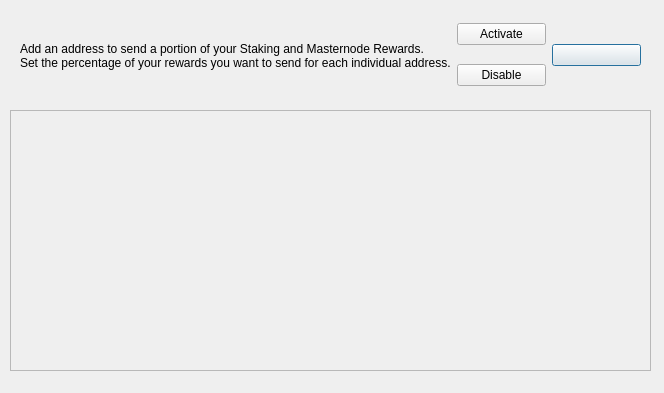
<?xml version="1.0" encoding="UTF-8"?>
<ui version="4.0">
 <class>MultiSendConfigDialog</class>
 <widget class="QDialog" name="MultiSendConfigDialog">
  <property name="geometry">
   <rect>
    <x>0</x>
    <y>0</y>
    <width>664</width>
    <height>393</height>
   </rect>
  </property>
  <property name="windowTitle">
   <string>MultiSend</string>
  </property>
  <widget class="QScrollArea" name="addAddressScrollArea">
   <property name="geometry">
    <rect>
     <x>10</x>
     <y>110</y>
     <width>641</width>
     <height>261</height>
    </rect>
   </property>
   <property name="sizePolicy">
    <sizepolicy hsizetype="Preferred" vsizetype="Expanding">
     <horstretch>0</horstretch>
     <verstretch>0</verstretch>
    </sizepolicy>
   </property>
   <property name="widgetResizable">
    <bool>true</bool>
   </property>
   <widget class="QWidget" name="addAddressWidget">
    <property name="geometry">
     <rect>
      <x>0</x>
      <y>0</y>
      <width>639</width>
      <height>259</height>
     </rect>
    </property>
    <layout class="QVBoxLayout" name="verticalLayout_5">
     <item>
      <layout class="QVBoxLayout" name="addressList"/>
     </item>
     <item>
      <spacer name="verticalSpacer">
       <property name="orientation">
        <enum>Qt::Vertical</enum>
       </property>
       <property name="sizeHint" stdset="0">
        <size>
         <width>20</width>
         <height>40</height>
        </size>
       </property>
      </spacer>
     </item>
    </layout>
   </widget>
  </widget>
  <widget class="QWidget" name="horizontalLayoutWidget">
   <property name="geometry">
    <rect>
     <x>10</x>
     <y>10</y>
     <width>641</width>
     <height>91</height>
    </rect>
   </property>
   <layout class="QHBoxLayout" name="horizontalLayout">
    <property name="leftMargin">
     <number>10</number>
    </property>
    <property name="rightMargin">
     <number>10</number>
    </property>
    <item>
     <widget class="QLabel" name="label">
      <property name="enabled">
       <bool>true</bool>
      </property>
      <property name="text">
       <string>Add an address to send a portion of your Staking and Masternode Rewards.
Set the percentage of your rewards you want to send for each individual address.</string>
      </property>
     </widget>
    </item>
    <item>
     <layout class="QVBoxLayout" name="verticalLayout_3">
      <item>
       <widget class="QPushButton" name="activateButton">
        <property name="sizePolicy">
         <sizepolicy hsizetype="Minimum" vsizetype="Fixed">
          <horstretch>0</horstretch>
          <verstretch>0</verstretch>
         </sizepolicy>
        </property>
        <property name="text">
         <string>Activate</string>
        </property>
        <property name="autoDefault">
         <bool>false</bool>
        </property>
       </widget>
      </item>
      <item>
       <widget class="QPushButton" name="disableButton">
        <property name="sizePolicy">
         <sizepolicy hsizetype="Minimum" vsizetype="Fixed">
          <horstretch>0</horstretch>
          <verstretch>0</verstretch>
         </sizepolicy>
        </property>
        <property name="text">
         <string>Disable</string>
        </property>
        <property name="autoDefault">
         <bool>false</bool>
        </property>
       </widget>
      </item>
     </layout>
    </item>
    <item>
     <widget class="QPushButton" name="addEntryButton">
      <property name="sizePolicy">
       <sizepolicy hsizetype="Preferred" vsizetype="Fixed">
        <horstretch>0</horstretch>
        <verstretch>0</verstretch>
       </sizepolicy>
      </property>
      <property name="text">
       <string/>
      </property>
      <property name="icon">
       <iconset resource="../bulwark.qrc">
        <normaloff>:/icons/add</normaloff>:/icons/add</iconset>
      </property>
     </widget>
    </item>
   </layout>
  </widget>
 </widget>
 <resources>
  <include location="../bulwark.qrc"/>
 </resources>
 <connections/>
</ui>
